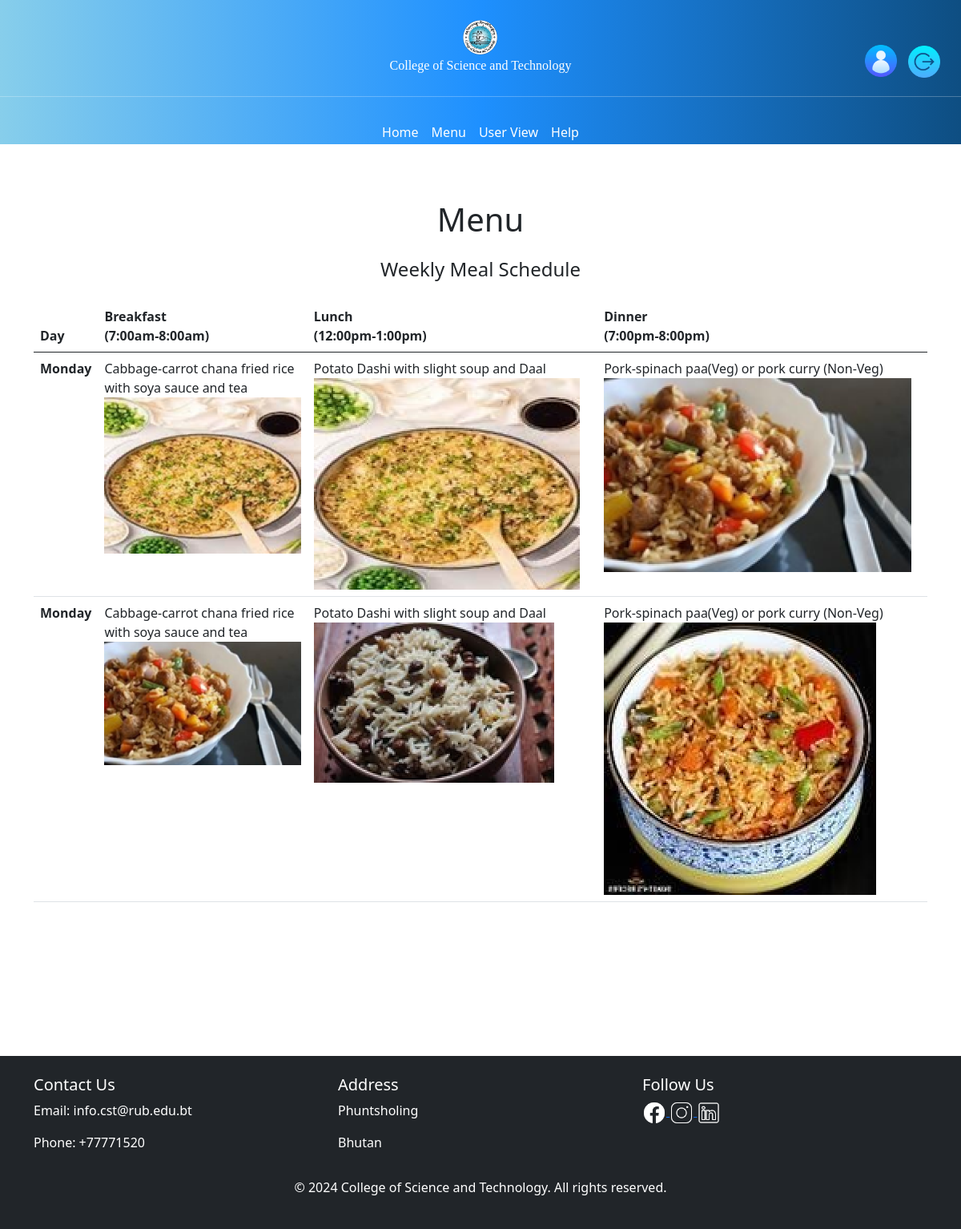
The page /menu/ (signed in) on the database its author committed.
### APP/models.py (models this page shows, shortened)
class Menu(models.Model):
    day = models.CharField(max_length=200)
    breakfast_description = models.CharField(max_length=200)
    breakfast_image = models.ImageField(upload_to='breakfasts/')  # Adjusted upload_to path
    lunch_description = models.CharField(max_length=200)
    lunch_image = models.ImageField(upload_to='lunches/')  # Adjusted upload_to path
    dinner_description = models.CharField(max_length=200)
    dinner_image = models.ImageField(upload_to='dinners/')  # Adjusted upload_to path

### APP/views.py (the view)
# urls.py: path('menu/',views.menu, name='menu'),
@login_required(login_url='login')
def menu(request):
    menu = Menu.objects.all()
    context = {
        "menu":menu
    }
    return render(request,'menu.html',context)

### APP/templates/menu.html
{% extends 'main.html' %}
{% block content %}
<h1 class="Heading">Menu</h1>
<div class="container mt-4 my-5">
  <h4 class="text-center mb-4">Weekly Meal Schedule</h4>
  <table class="table">
    <thead class="thead-dark">
      <tr>
        <th scope="col">Day</th>
        <th scope="col">Breakfast<br>(7:00am-8:00am)</th>
        <th scope="col">Lunch<br>(12:00pm-1:00pm)</th>
        <th scope="col">Dinner<br>(7:00pm-8:00pm)</th>
      </tr>
    </thead>
    <tbody>
      {% if menu%}
      {% for menu in menu %}
      <tr>
        <th scope="row">{{menu.day}}</th>
        <td> {{menu.breakfast_description}}<br>
          <img src="{{menu.breakfast_image.url}}" alt="" class="img-fluid">
        </td>
        <td>
          {{menu.lunch_description}}
          <img src="{{menu.lunch_image.url}}" alt="" class="img-fluid">
        </td>
        <td> {{menu.dinner_description}}
          <img src="{{menu.dinner_image.url}}" alt="" class="img-fluid">
        </td>
      </tr>
      {%endfor%}
      {%endif%}
    </tbody>
  </table>
</div>
{% endblock %}

### APP/static/APP/css/head.css (style rules this page uses)
body { margin-top: 150px; }

### APP/static/APP/css/body.css (style rules this page uses)
.Heading { margin-top: 250px; text-align: center; }

### rows shown on the page
Menu: day "Monday", breakfast_description "Cabbage-carrot chana fried rice with soya sauce and tea", breakfast_image (picture), lunch_description "Potato Dashi with slight soup and Daal", lunch_image (picture), dinner_description "Pork-spinach paa(Veg) or pork curry (Non-Veg)", dinner_image (picture)
Menu: day "Monday", breakfast_description "Cabbage-carrot chana fried rice with soya sauce and tea", breakfast_image (picture), lunch_description "Potato Dashi with slight soup and Daal", lunch_image (picture), dinner_description "Pork-spinach paa(Veg) or pork curry (Non-Veg)", dinner_image (picture)
